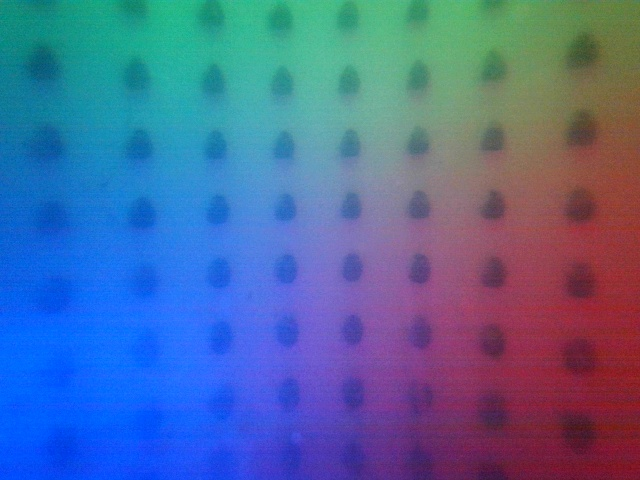
#> input picture src/img1.jpg, 640 x 480 px
$ python -i marker_dectection.py   (imports and definitions only)   (older library calls are emulated)
#> lines starting #> are read from the running program, lines starting #| are printed output that depends on the picture
import cv2
import math
import numpy as np
import setting

def init(frame):
    RESCALE = setting.RESCALE
    return cv2.resize(frame, (0, 0), fx=1.0/RESCALE, fy=1.0/RESCALE)

# [100 lines left out: functions find_marker, marker_center, draw_flow, get_flow_magnitude, get_flow_vector, get_flow_center, not called in this run]


def warp_perspective(img):

    TOPLEFT = (175,230)
    TOPRIGHT = (380,225)
    BOTTOMLEFT = (10,410)
    BOTTOMRIGHT = (530,400)

    WARP_W = 215
    WARP_H = 215

    points1=np.float32([TOPLEFT,TOPRIGHT,BOTTOMLEFT,BOTTOMRIGHT])
    points2=np.float32([[0,0],[WARP_W,0],[0,WARP_H],[WARP_W,WARP_H]])

    matrix=cv2.getPerspectiveTransform(points1,points2)

    result = cv2.warpPerspective(img, matrix, (WARP_W,WARP_H))

    return result


def init_HSR(img):
    DIM=(640, 480)
    img = cv2.resize(img, DIM)

    K=np.array([[225.57469247811056, 0.0, 280.0069549918857], [0.0, 221.40607131318117, 294.82435570493794], [0.0, 0.0, 1.0]])
    D=np.array([[0.7302503082668154], [-0.18910060205317372], [-0.23997727800712282], [0.13938490908400802]])
    h,w = img.shape[:2]
    map1, map2 = cv2.fisheye.initUndistortRectifyMap(K, D, np.eye(3), K, DIM, cv2.CV_16SC2)
    undistorted_img = cv2.remap(img, map1, map2, interpolation=cv2.INTER_LINEAR, borderMode=cv2.BORDER_CONSTANT)

    return warp_perspective(undistorted_img)

>>> import cv2
>>> picture = cv2.imread('img1.jpg')
#> picture is the input picture: shape (480, 640, 3); mean B, G, R 156, 106.6, 78.7
>>> result = init_HSR(picture)
#> in init_HSR, `undistorted_img = cv2.remap(img, map1, map2, interpolation=cv2.INTER_L..`:
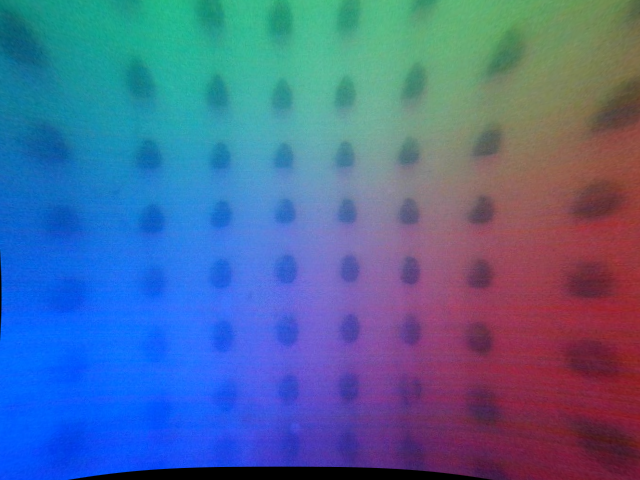
#> undistorted_img: shape (480, 640, 3); mean B, G, R 152.5, 105.6, 77.4
#> in warp_perspective, `result = cv2.warpPerspective(img, matrix, (WARP_W,WARP_H))`:
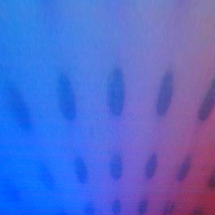
#> result: shape (215, 215, 3); mean B, G, R 207.7, 106.8, 82.7
